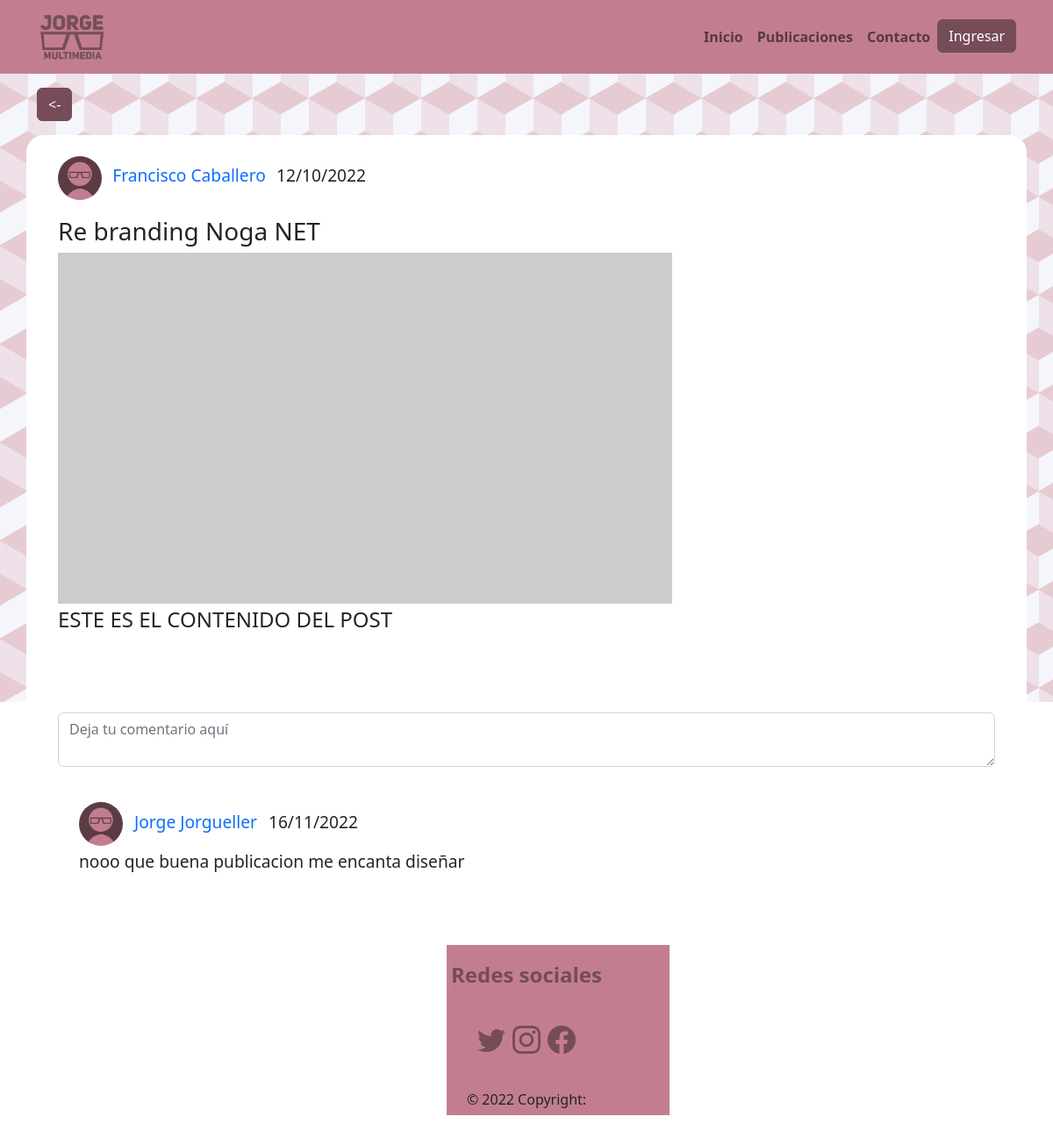
/buscador.php?p=1, run on the app's committed database.
### tables this page shows
CREATE TABLE `publicaciones` (
  `id_publicacion` int(11) NOT NULL AUTO_INCREMENT,
  `id_area` int(11) NOT NULL,
  `fecha` datetime DEFAULT NULL,
  `contenido` varchar(255) NOT NULL,
  `titulo` varchar(255) NOT NULL,
  `id_usuario` int(11) NOT NULL,
  PRIMARY KEY (`id_publicacion`) USING BTREE,
  KEY `id_usuario` (`id_usuario`) USING BTREE,
  KEY `id_area` (`id_area`) USING BTREE,
  CONSTRAINT `publicaciones_area` FOREIGN KEY (`id_area`) REFERENCES `areas` (`id_area`) ON DELETE CASCADE ON UPDATE CASCADE,
  CONSTRAINT `publicaciones_usuario` FOREIGN KEY (`id_usuario`) REFERENCES `usuarios` (`id_usuario`) ON DELETE CASCADE ON UPDATE CASCADE
);

CREATE TABLE `usuarios` (
  `id_usuario` int(11) NOT NULL AUTO_INCREMENT,
  `nombre` varchar(20) NOT NULL,
  `apellido` varchar(20) NOT NULL,
  `clave` varchar(20) NOT NULL,
  `id_nivel` int(11) NOT NULL,
  `user` varchar(30) NOT NULL,
  `email` varchar(30) NOT NULL,
  `nombre2` varchar(20) DEFAULT NULL,
  `nombre3` varchar(20) DEFAULT NULL,
  `apellido2` varchar(20) DEFAULT NULL,
  `apellido3` varchar(20) DEFAULT NULL,
  `id_foto` int(11) DEFAULT NULL,
  PRIMARY KEY (`id_usuario`) USING BTREE,
  UNIQUE KEY `id_usuario` (`id_usuario`) USING BTREE,
  KEY `nivel` (`id_nivel`) USING BTREE,
  KEY `foto_perfil` (`id_foto`) USING BTREE,
  CONSTRAINT `foto_perfil` FOREIGN KEY (`id_foto`) REFERENCES `fotos_perfil` (`id_foto`) ON DELETE CASCADE ON UPDATE CASCADE,
  CONSTRAINT `nivel` FOREIGN KEY (`id_nivel`) REFERENCES `niveles` (`id_nivel`) ON DELETE CASCADE ON UPDATE CASCADE
);

CREATE TABLE `comentarios` (
  `id_comentarios` int(11) NOT NULL AUTO_INCREMENT,
  `fecha_comentario` datetime NOT NULL,
  `contenido_comentario` varchar(255) NOT NULL,
  `id_publicacion` int(11) NOT NULL,
  `id_usuario` int(11) NOT NULL,
  PRIMARY KEY (`id_comentarios`) USING BTREE,
  KEY `id_usuario` (`id_usuario`) USING BTREE,
  KEY `id_publicacion` (`id_publicacion`) USING BTREE,
  CONSTRAINT `publicacion` FOREIGN KEY (`id_publicacion`) REFERENCES `publicaciones` (`id_publicacion`) ON DELETE CASCADE ON UPDATE CASCADE,
  CONSTRAINT `usuario` FOREIGN KEY (`id_usuario`) REFERENCES `usuarios` (`id_usuario`) ON DELETE CASCADE ON UPDATE CASCADE
);

### buscador.php (the view, shortened to what the rows shown need)
<?php
include "templates/conexion.php";
?>
<!DOCTYPE html>
<html lang="en">
<head>
    <link rel="stylesheet" href="css/style.css">
    <link rel="stylesheet" href="https://cdn.jsdelivr.net/npm/bootstrap-icons@1.7.1/font/bootstrap-icons.css">
    <link href="https://cdn.jsdelivr.net/npm/bootstrap@5.2.2/dist/css/bootstrap.min.css" rel="stylesheet"
>
</head>
<body>
        <?php
            $consulta = "SELECT publicaciones.id_publicacion, publicaciones.id_area, publicaciones.fecha, publicaciones.contenido, publicaciones.titulo, publicaciones.id_usuario FROM publicaciones";
            $respuesta = mysqli_query($cnx, $consulta);
        ?>
    <div class="lista_posteos">
        <?php
        if(!isset($_GET['p'])){
        ?>
        <?php
        while ($columnas = mysqli_fetch_assoc($respuesta)){
        ?>
        <div class="post m-3">
            <div class="posteos container mb80">
                <div class="page-timeline">
                    <div class="vtimeline-point">
                        <div class="vtimeline-icon">
                            <i class="fa fa-image"></i>
                        </div>
                        <div class="vtimeline-block p-4">
                                    <?php
                                        $post_id=$columnas['id_usuario'];
                                        $consulta_nombres = "SELECT publicaciones.id_usuario, usuarios.id_usuario, usuarios.nombre, usuarios.apellido, usuarios.id_foto FROM publicaciones, usuarios WHERE usuarios.id_usuario = $post_id";
                                        $respuesta_nombres = mysqli_query($cnx, $consulta_nombres);
                                        ($nombre = mysqli_fetch_assoc($respuesta_nombres))
                                    ?>
                            <ul class="post-meta list-inline">
                                <li class="list-inline-item">
                                    <i class="fa fa-user-circle-o"></i> <a href="buscador.php?p=<?php echo $columnas['id_publicacion']; ?>"><img class="pfp"
                                            style="width: 50px;" src="img/pfp/default_pfp.png" alt=""></a>
                                </li>
                                <li class="list-inline-item">
                                    <i class="fa fa-user-circle-o"></i> <a class="post_info"
                                        href="#">
                                        <?php
                                    echo $nombre['nombre'];
                                ?>
                                <?php
                                    echo $nombre['apellido'];
                                ?>
                                </a>
                                </li>
                                <li class="list-inline-item">
                                    <i class="fa fa-calendar-o"></i>
                                    <p class="post_info">Publicó</p>
                                </li>
                            </ul>
                            <a class="text-decoration-none text-reset" href="buscador.php?p=<?php echo $columnas['id_publicacion']; ?>">
                            <h3>
                                <?php
                                    echo $columnas['titulo'];
                                ?>
                            </h3>
                            </a>
                            <a href="buscador.php?p=<?php echo $columnas['id_publicacion']; ?>"><img src="https://via.placeholder.com/700x400" alt=""
                                    class="img-fluid mb20"></a>
                            <p>
                            <?php
                            echo $columnas['contenido'];
                            ?>
                            </p><br>
                                        <?php
                                            if(isset($_SESSION['id_usuario'])){
                                                $id_usuario = $_SESSION['id_usuario'];
                                                $c_like = "SELECT * FROM likes WHERE id_publicacion = ?? AND id_usuario = $id_usuario";
                                                $rta_like = mysqli_query($cnx, $c_like);
                                                $col_like = mysqli_fetch_assoc($rta_like);
                                                if($col_like == false){
                                        ?>
                            <div class="likes">
                                <a href="templates/likear.php?l=1&p=<?php echo $p; ?>"> <img src="img/like.png"
                                        alt=""></a>
                                <?php
                                    }else{}
                                    ?>
                                <a href="templates/likear.php?l=2&p="><img src="img/liken't.png" alt=""></a>
                            </div>
                            <?php
                                    }
                                    ?>
                            <br>
                            <?php
                            $post_id_comment=$columnas['id_publicacion'];
                            $consulta_comentarios = "SELECT * from comentarios INNER JOIN publicaciones
                            ON comentarios.id_publicacion = publicaciones.id_publicacion
                            INNER JOIN usuarios ON comentarios.id_usuario = usuarios.id_usuario
                            WHERE comentarios.id_publicacion = $post_id_comment ORDER BY comentarios.fecha_comentario DESC";
                            $respuesta_comentarios = mysqli_query($cnx, $consulta_comentarios);
                            while($col_comentario = mysqli_fetch_assoc($respuesta_comentarios)){
                                $fecha_base_comment=$col_comentario["fecha_comentario"];
                                $fecha_cortada_comment = explode("-", $fecha_base_comment);
                                $fecha_cortada_comment_dia = $fecha_cortada_comment[2];
                                $fecha_cortada_comment_dia_restado = substr($fecha_cortada_comment_dia, 0, 2);
                                $fecha_invertida_comment =  $fecha_cortada_comment_dia_restado . "/" . $fecha_cortada_comment[1] . "/" . $fecha_cortada_comment[0];
                            ?>
                            <div class="comentario p-4">
                                <ul class="post-meta list-inline">
                                    <li class="list-inline-item">
                                        <i class="fa fa-user-circle-o"></i> <a href="#"><img class="pfp"
                                                style="width: 50px;" src="img/pfp/default_pfp.png" alt=""></a>
                                    </li>
                                    <li class="list-inline-item">
                                        <i class="fa fa-user-circle-o"></i> <a class="post_info"
                                            href="#"><?php echo $col_comentario['nombre']; ?> <?php echo $col_comentario['apellido'];?></a>
                                    </li>
                                    <li class="list-inline-item">
                                        <i class="fa fa-calendar-o"></i>
                                        <p class="post_info" href="#"><?php echo $fecha_invertida_comment?></p>
                                    </li>
                                    <p class="comentario"><?php echo $col_comentario["contenido_comentario"]?></p>
                                </ul>
                            </div>
                            <?php
                            }
                            ?>
                            <div class="text-center"><a class="btn btn-primary rounded text-center" href="buscador.php?p=<?php echo $columnas['id_publicacion']; ?>">Ver mas</a>
                            </div>
                        </div>
                    </div>
                </div>
            </div>
        </div>
        <?php
        }
        ?>
        <?php
        }else{
        ?>
        <div class="post m-3">
                    <?php
                    $id = $_GET ['p'];
                    $cons_detalle = "SELECT publicaciones.id_publicacion, publicaciones.id_area, publicaciones.fecha, publicaciones.contenido, publicaciones.titulo, publicaciones.id_usuario, usuarios.id_usuario, usuarios.nombre, usuarios.apellido, usuarios.id_foto FROM publicaciones, usuarios WHERE publicaciones.id_usuario = usuarios.id_usuario AND publicaciones.id_publicacion = $id";
                    $resultado_detalle = mysqli_query($cnx, $cons_detalle);
                    $detalle = mysqli_fetch_assoc($resultado_detalle);
                    $fecha_base=$detalle["fecha"];
                    $fecha_cortada = explode("-", $fecha_base);
                    $fecha_cortada_dia = $fecha_cortada[2];
                    $fecha_cortada_dia_restado = substr($fecha_cortada_dia, 0, 2);
                    $fecha_invertida =  $fecha_cortada_dia_restado . "/" . $fecha_cortada[1] . "/" . $fecha_cortada[0];
                    ?>
            <div class="posteos container mb80">
                <div class="page-timeline">
                    <div class="vtimeline-point">
                        <div class="vtimeline-block p-4">
                            <ul class="post-meta list-inline">
                                <li class="list-inline-item">
                                    <i class="fa fa-user-circle-o"></i> <a href="#"><img class="pfp"
                                            style="width: 50px;" src="img/pfp/default_pfp.png" alt=""></a>
                                </li>
                                <li class="list-inline-item">
                                    <a class="post_info" href="#"><?php echo $detalle['nombre']; ?> <?php echo $detalle['apellido'];?>
                                    </a>
                                </li>
                                <li class="list-inline-item">
                                    <p class="post_info" href="#"><?php echo $fecha_invertida; ?></p>
                                </li>
                            </ul>
                            <h2 class="text-decoration-none text-reset" href="#">
                                <h3>
                                <?php
                                    echo $detalle['titulo'];
                                ?>
                                </h3>
                            </h2>
                            <a href="#"><img src="https://via.placeholder.com/700x400" alt=""
                                    class="img-fluid mb20"></a>
                            <p>
                            <?php
                            echo $detalle['contenido'];
                            ?>
                            </p><br>
                            <br>
                            <div class="mb-3">
                                <textarea class="form-control" id="exampleFormControlTextarea1" rows="2"
                                placeholder="Deja tu comentario aquí"></textarea>
                            </div>
                            <?php
                            $consulta_comentarios = "SELECT * from comentarios INNER JOIN publicaciones
                            ON comentarios.id_publicacion = publicaciones.id_publicacion
                            INNER JOIN usuarios ON comentarios.id_usuario = usuarios.id_usuario
                            WHERE comentarios.id_publicacion = $id ORDER BY comentarios.fecha_comentario DESC";
                            $respuesta_comentarios = mysqli_query($cnx, $consulta_comentarios);
                            while($col_comentario = mysqli_fetch_assoc($respuesta_comentarios)){
                                $fecha_base_comment=$col_comentario["fecha_comentario"];
                                $fecha_cortada_comment = explode("-", $fecha_base_comment);
                                $fecha_cortada_comment_dia = $fecha_cortada_comment[2];
                                $fecha_cortada_comment_dia_restado = substr($fecha_cortada_comment_dia, 0, 2);
                                $fecha_invertida_comment =  $fecha_cortada_comment_dia_restado . "/" . $fecha_cortada_comment[1] . "/" . $fecha_cortada_comment[0];
                            ?>
                            <div class="comentario p-4">
                                <ul class="post-meta list-inline">
                                    <li class="list-inline-item">
                                        <i class="fa fa-user-circle-o"></i> <a href="#"><img class="pfp"
                                                style="width: 50px;" src="img/pfp/default_pfp.png" alt=""></a>
                                    </li>
                                    <li class="list-inline-item">
                                        <i class="fa fa-user-circle-o"></i> <a class="post_info"
                                            href="#"><?php echo $col_comentario["nombre"]. " " .$col_comentario["apellido"]?></a>
                                    </li>
                                    <li class="list-inline-item">
                                        <p class="post_info" href="#"><?php echo $fecha_invertida_comment?></p>
                                    </li>
                                    <p class="comentario"><?php echo $col_comentario["contenido_comentario"]?></p>
                                </ul>
                            </div>
                            <?php
                                }
                            ?>
                        </div>
                    </div>
                </div>
            </div>
        </div>
        <?php
        }
        ?>
</body>
</html>

### data on the page
publicaciones: id_usuario.nombre "Francisco", id_usuario.apellido "Caballero", fecha "12/10/2022", titulo "Re branding Noga NET", contenido "ESTE ES EL CONTENIDO DEL POST"
comentarios: id_usuario.nombre "Jorge", id_usuario.apellido "Jorgueller", fecha_comentario "16/11/2022", contenido_comentario "nooo que buena publicacion me encanta diseñar"
